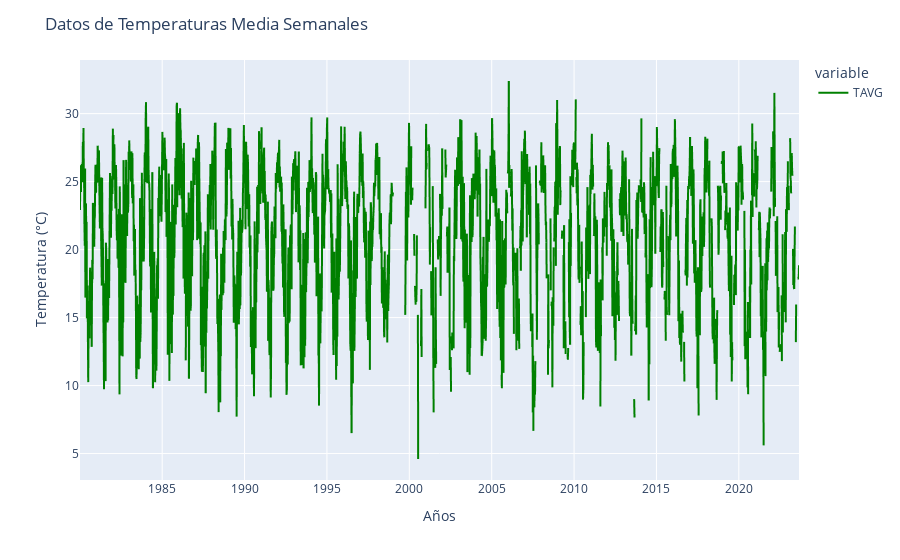
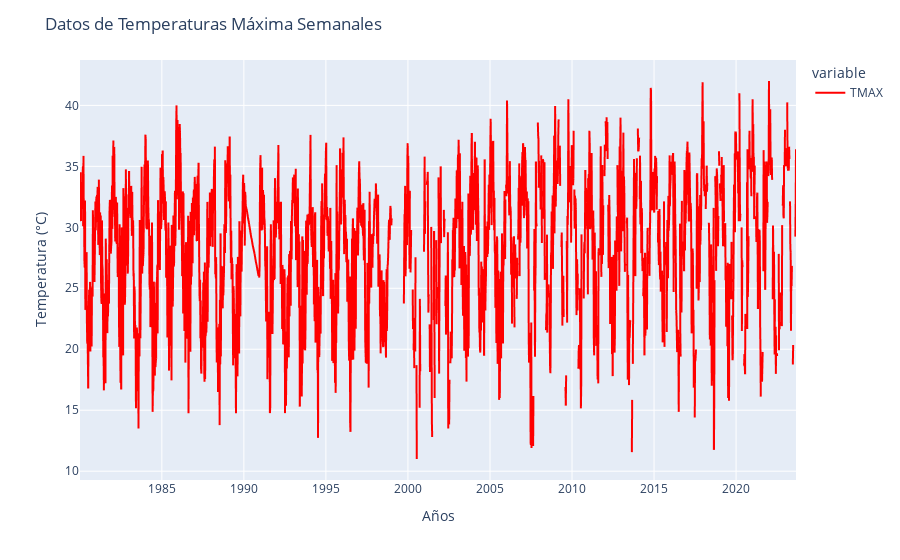
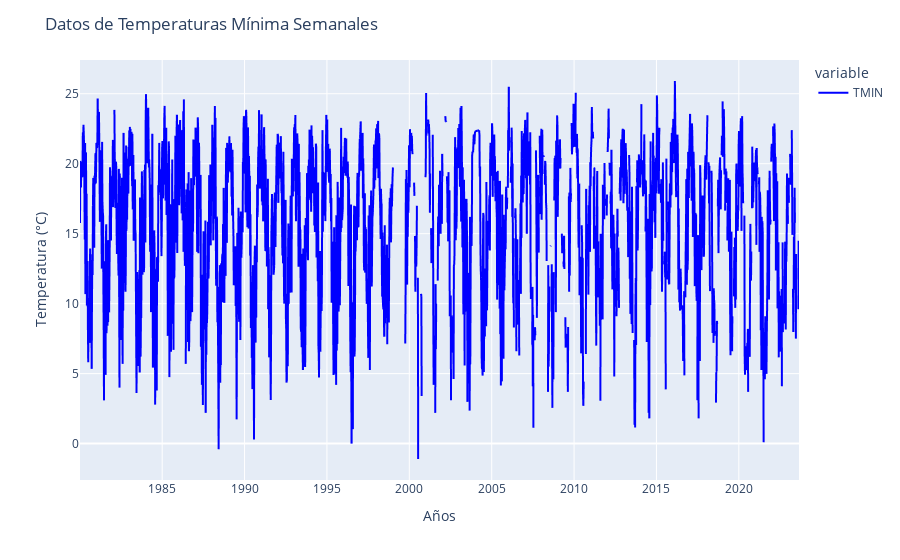
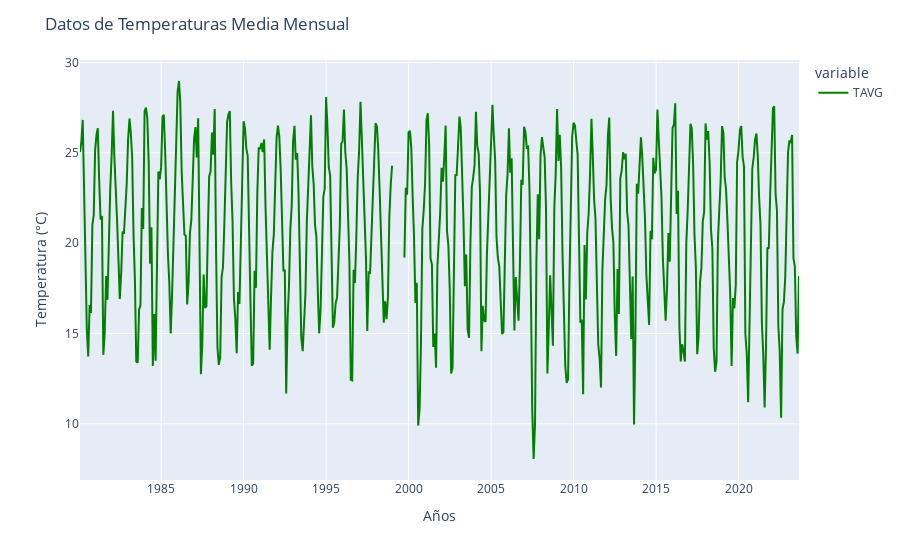

Here is the notebook cell these charts were saved with, in order:
### Markdown cell above
Realizamos la impresión de los gráficos de temperatura de la ciudad de resistencia con espaciamiento uniforme (semanal,mensual,anual), y obtemos los datos de media para realizar un análisis descriptivo

### Code cell
# Resampleo temperaturas semanales
df_semanal = df_resistencia['TAVG'].resample('W').mean()
df_semanal_tmin = df_resistencia['TMIN'].resample('W').mean()
df_semanal_tmax = df_resistencia['TMAX'].resample('W').mean()

#Temperatura Mensuales
df_mensual_tmax = df_resistencia['TMAX'].resample('ME').mean()
df_mensual_tmin = df_resistencia['TMIN'].resample('ME').mean()
df_mensual = df_resistencia['TAVG'].resample('ME').mean()

# Resampleo anual
df_anual = df_resistencia['TAVG'].resample('YE').mean()
df_anual_tmin = df_resistencia['TMIN'].resample('YE').mean()
df_anual_tmax = df_resistencia['TMAX'].resample('YE').mean()

#Visualización de las temperaturas en Resistencia
fig_PRCP_1 = px.line(df_semanal, color_discrete_sequence=['green'])
fig_PRCP_1.update_layout(
    title='Datos de Temperaturas Media Semanales',
    xaxis_title='Años',
    yaxis_title='Temperatura (°C)'
)

# Crear y personalizar la segunda figura
fig_PRCP_2 = px.line(df_semanal_tmax, color_discrete_sequence=['red'])
fig_PRCP_2.update_layout(
    title='Datos de Temperaturas Máxima Semanales',
    xaxis_title='Años',
    yaxis_title='Temperatura (°C)'
)

# Crear y personalizar la tercera figura
fig_PRCP_3 = px.line(df_semanal_tmin, color_discrete_sequence=['blue'])
fig_PRCP_3.update_layout(
    title='Datos de Temperaturas Mínima Semanales',
    xaxis_title='Años',
    yaxis_title='Temperatura (°C)'
)
# Mostrar las figuras
fig_PRCP_1.show()
fig_PRCP_2.show()
fig_PRCP_3.show()

#Visualización de las temperaturas en Resistencia
fig_PRCP_1 = px.line(df_mensual, color_discrete_sequence=['green'])
fig_PRCP_1.update_layout(
    title='Datos de Temperaturas Media Mensual',
    xaxis_title='Años',
    yaxis_title='Temperatura (°C)'
)

# Crear y personalizar la segunda figura
fig_PRCP_2 = px.line(df_mensual_tmax, color_discrete_sequence=['red'])
fig_PRCP_2.update_layout(
    title='Datos de Temperaturas Máxima Mensual',
    xaxis_title='Años',
    yaxis_title='Temperatura (°C)'
)

# Crear y personalizar la tercera figura
fig_PRCP_3 = px.line(df_mensual_tmin, color_discrete_sequence=['blue'])
fig_PRCP_3.update_layout(
    title='Datos de Temperaturas Mínima Mensual',
    xaxis_title='Años',
    yaxis_title='Temperatura (°C)'
)

# Mostrar las figuras
fig_PRCP_1.show()
fig_PRCP_2.show()
fig_PRCP_3.show()

# Crear y personalizar la tercera figura
fig_PRCP_3 = px.line(df_anual, color_discrete_sequence=['blue'])
fig_PRCP_3.update_layout(
    title='Datos de Temperaturas Media Anual',
    xaxis_title='Años',
    yaxis_title='Temperatura (°C)'
)

# Crear y personalizar la segunda figura
fig_PRCP_2 = px.line(df_anual_tmax, color_discrete_sequence=['red'])
fig_PRCP_2.update_layout(
    title='Datos de Temperaturas Máxima Anual',
    xaxis_title='Años',
    yaxis_title='Temperatura (°C)'
)

# Crear y personalizar la tercera figura
fig_PRCP_3 = px.line(df_anual_tmin, color_discrete_sequence=['blue'])
fig_PRCP_3.update_layout(
    title='Datos de Temperaturas Mínima Anual',
    xaxis_title='Años',
    yaxis_title='Temperatura (°C)'
)

# Mostrar las figuras
fig_PRCP_1.show()
fig_PRCP_2.show()
fig_PRCP_3.show()


plt.figure(figsize=(12, 6))
plt.hist(df_semanal.dropna(), bins=25, edgecolor='black')
plt.title('Histograma de Temperaturas Semanales')
plt.xlabel('Temperaturas')
plt.ylabel('Frecuencia')
# Ajustar los ejes
plt.xticks(np.arange(0, df_semanal.max() + 5, 5))
plt.show()

# Histograma de precipitaciones mensuales
plt.figure(figsize=(12, 6))
plt.hist(df_mensual.dropna(), bins=30, edgecolor='black')
plt.title('Histograma deTemperaturas Mensuales')
plt.xlabel('Temperaturas')
plt.ylabel('Frecuencia')
plt.show()

plt.figure(figsize=(12, 6))
plt.hist(df_anual.dropna(), bins=30, edgecolor='black')
plt.title('Histograma de Temperaturas Anuales')
plt.xlabel('Temperaturas')
plt.ylabel('Frecuencia')
plt.show()

### Figure 1 — Plotly figure (JSON) as saved in the notebook; plotly's stock layout.template omitted (floating-point values rounded to 4 significant figures; data arrays with more than 128 entries replaced by an {"elided": "..."} marker saying what was removed)
{"data": [{"hovertemplate": "variable=TAVG<br>DATE=%{x}<br>value=%{y}<extra></extra>", "legendgroup": "TAVG", "line": {"color": "green", "dash": "solid"}, "marker": {"symbol": "circle"}, "mode": "lines", "name": "TAVG", "showlegend": true, "type": "scattergl", "x": {"elided": "2278 str values"}, "xaxis": "x", "y": {"elided": "2278 float values"}, "yaxis": "y"}], "layout": {"legend": {"title": {"text": "variable"}, "tracegroupgap": 0}, "margin": {"t": 60}, "title": {"text": "Datos de Temperaturas Media Semanales"}, "xaxis": {"anchor": "y", "domain": [0, 1], "title": {"text": "Años"}}, "yaxis": {"anchor": "x", "domain": [0, 1], "title": {"text": "Temperatura (°C)"}}}}

### Figure 2 — Plotly figure (JSON) as saved in the notebook; plotly's stock layout.template omitted (floating-point values rounded to 4 significant figures; data arrays with more than 128 entries replaced by an {"elided": "..."} marker saying what was removed)
{"data": [{"hovertemplate": "variable=TMAX<br>DATE=%{x}<br>value=%{y}<extra></extra>", "legendgroup": "TMAX", "line": {"color": "red", "dash": "solid"}, "marker": {"symbol": "circle"}, "mode": "lines", "name": "TMAX", "showlegend": true, "type": "scattergl", "x": {"elided": "2278 str values"}, "xaxis": "x", "y": {"elided": "2278 float values"}, "yaxis": "y"}], "layout": {"legend": {"title": {"text": "variable"}, "tracegroupgap": 0}, "margin": {"t": 60}, "title": {"text": "Datos de Temperaturas Máxima Semanales"}, "xaxis": {"anchor": "y", "domain": [0, 1], "title": {"text": "Años"}}, "yaxis": {"anchor": "x", "domain": [0, 1], "title": {"text": "Temperatura (°C)"}}}}

### Figure 3 — Plotly figure (JSON) as saved in the notebook; plotly's stock layout.template omitted (floating-point values rounded to 4 significant figures; data arrays with more than 128 entries replaced by an {"elided": "..."} marker saying what was removed)
{"data": [{"hovertemplate": "variable=TMIN<br>DATE=%{x}<br>value=%{y}<extra></extra>", "legendgroup": "TMIN", "line": {"color": "blue", "dash": "solid"}, "marker": {"symbol": "circle"}, "mode": "lines", "name": "TMIN", "showlegend": true, "type": "scattergl", "x": {"elided": "2278 str values"}, "xaxis": "x", "y": {"elided": "2278 float values"}, "yaxis": "y"}], "layout": {"legend": {"title": {"text": "variable"}, "tracegroupgap": 0}, "margin": {"t": 60}, "title": {"text": "Datos de Temperaturas Mínima Semanales"}, "xaxis": {"anchor": "y", "domain": [0, 1], "title": {"text": "Años"}}, "yaxis": {"anchor": "x", "domain": [0, 1], "title": {"text": "Temperatura (°C)"}}}}

### Figure 4 — Plotly figure (JSON) as saved in the notebook; plotly's stock layout.template omitted (floating-point values rounded to 4 significant figures; data arrays with more than 128 entries replaced by an {"elided": "..."} marker saying what was removed)
{"data": [{"hovertemplate": "variable=TAVG<br>DATE=%{x}<br>value=%{y}<extra></extra>", "legendgroup": "TAVG", "line": {"color": "green", "dash": "solid"}, "marker": {"symbol": "circle"}, "mode": "lines", "name": "TAVG", "orientation": "v", "showlegend": true, "type": "scatter", "x": {"elided": "524 str values"}, "xaxis": "x", "y": {"elided": "524 float values"}, "yaxis": "y"}], "layout": {"legend": {"title": {"text": "variable"}, "tracegroupgap": 0}, "margin": {"t": 60}, "title": {"text": "Datos de Temperaturas Media Mensual"}, "xaxis": {"anchor": "y", "domain": [0, 1], "title": {"text": "Años"}}, "yaxis": {"anchor": "x", "domain": [0, 1], "title": {"text": "Temperatura (°C)"}}}}
